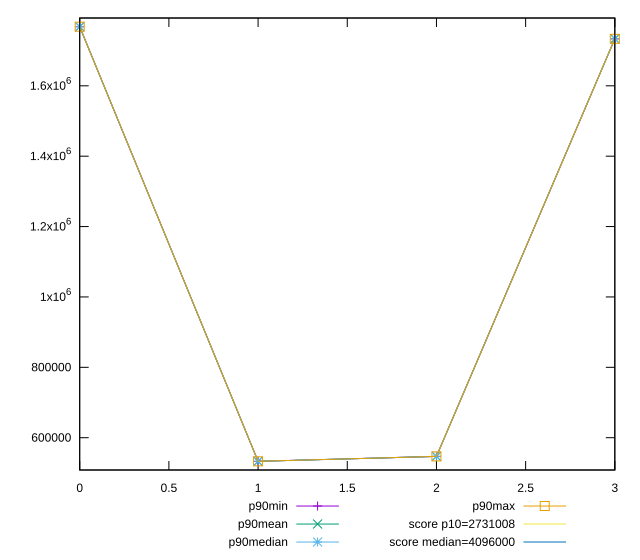

Reproduce this figure in gnuplot.
reset

$p90Min <<EOF
0 1767961
1 532908
2 546926
3 1733547
EOF

$p90Mean <<EOF
0 1767964.6595744682
1 532908
2 546926
3 1733548.680851064
EOF

$p90Median <<EOF
0 1767964
1 532908
2 546926
3 1733549
EOF

$p90Max <<EOF
0 1767968
1 532908
2 546926
3 1733551
EOF

set key outside below
set xrange [0:3]
set yrange [508206.8:1792669.2]
set trange [508206.8:1792669.2]
set terminal svg size 640, 560 enhanced background rgb 'white'
set output "reports/report_00032_2021-02-25T10-28-15.087Z/total-byte-weight/progression/value.svg"

plot $p90Min title "p90min" with linespoints, \
     $p90Mean title "p90mean" with linespoints, \
     $p90Median title "p90median" with linespoints, \
     $p90Max title "p90max" with linespoints, \
     2731008 title "score p10=2731008", \
     4096000 title "score median=4096000"

reset
